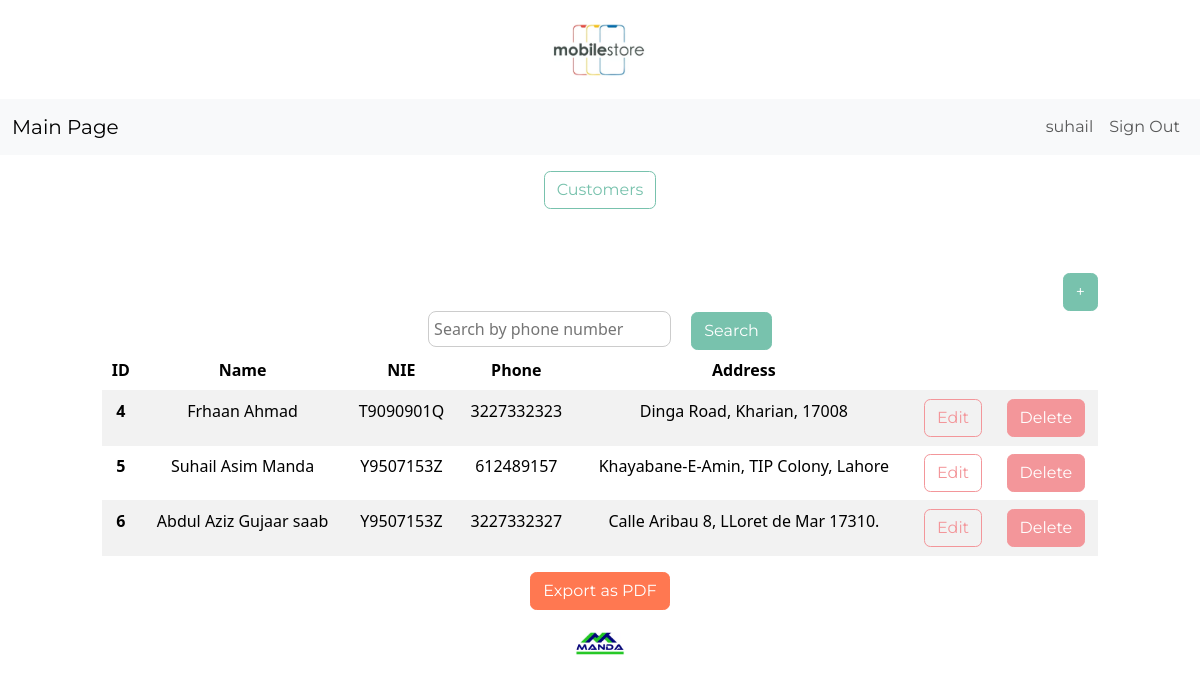
The app's page /dashboard2/ (signed in) with its own data.
### inventory/models.py (models this page shows, shortened)
class CustomerData(models.Model):
	cname = models.CharField(max_length=50)
	cnie = models.CharField(max_length=20)
	cphone = models.IntegerField()
	caddress = models.CharField (max_length=50)
	datec = models.DateTimeField(auto_now_add=True)
	user = models.ForeignKey(User, on_delete=models.CASCADE)

### inventory/views.py (the view)
# urls.py: path('dashboard2/', Dashboard2.as_view(), name='dashboard2'),
class Dashboard2(LoginRequiredMixin, View):
    def get(self, request):
        today = datetime.now()
        first_day_of_month = today.replace(day=1)
        query = request.GET.get("cphone", "")
        query = unquote(query).strip()
        if query:
            custs = CustomerData.objects.filter(cphone__icontains=query)
        else:
            custs = CustomerData.objects.filter(user=self.request.user.id).order_by("id")
        context = {
            "custs": custs,
        }
        return render(request, "inventory/dashboard2.html", context)

### inventory/templates/inventory/dashboard2.html (shortened to what this page needs)
{% extends 'inventory/base.html' %}
{% block content %}
<a href="{% url 'index' %}" class="btn btn-outline-primary my-3 mx-4">Customers</a>
	<div class="row">
		<div class="col-md-10 col-12 mx-auto mt-5">
			<div class="d-flex justify-content-end">
				<a href="{% url 'customeradd' %}" class="btn btn-primary">+</a>
			</div>
<form method="get" action="{% url 'dashboard2' %}">
		<input type="text" name="cphone" placeholder="Search by phone number" value="{{ request.GET.cphone }}" style="border-radius: 8px; border: 1px solid #ccc; padding: 5px;">
        <button type="submit" class="btn btn-primary ms-3">Search</button>
</form>
			<table class="table table-hover table-striped">
				<thead>
					<tr>
						<th scope="col">ID</th>
						<th scope="col">Name</th>
						<th scope="col">NIE</th>
						<th scope="col">Phone</th>
						<th scope="col">Address</th>
						<th scope="col"></th>
						<th scope="col"></th>
					</tr>
				</thead>
				<tbody>
					{% for itemcust in custs %}
					<tr>
						<th scope="row">{{ itemcust.id }}</th>
						<td>{{ itemcust.cname }}</td>
						<td>{{ itemcust.cnie }}</td>
						<td>{{ itemcust.cphone }}</td>
						<td>{{ itemcust.caddress }}</td>
						<td><a href="{% url 'cust-edit' itemcust.id %}" class="btn btn-outline-secondary">Edit</a></td>
						<td><a href="{% url 'cust-delete' itemcust.id %}" class="btn btn-secondary">Delete</a></td>
					</tr>
					{% endfor %}
				</tbody>
			</table>
<form method="GET" action="{% url 'export_customers_pdf' %}">
        <button type="submit" class="btn btn-danger">Export as PDF</button>
    </form>
		</div>
	</div>
{% endblock content %}

### inventory/templates/inventory/navigation.html (shortened to what this page needs)
<nav class="navbar navbar-expand-lg bg-light">
	<div class="container-fluid">
		<a class="navbar-brand" href="{% url 'index' %}">Main Page</a>
		<div class="collapse navbar-collapse justify-content-end" id="navbarNav">
			<ul class="navbar-nav">
				{% if user.is_authenticated %}
					<li class="nav-item">
						<a class="nav-link" href="#">{{ user.username }}</a>
					</li>
					<li class="nav-item">
						<a class="nav-link" href="{% url 'logout' %}">Sign Out</a>
					</li>
				{% endif %}
			</ul>
		</div>
	</div>
</nav>

### records on screen
CustomerData: id "4", cname "Frhaan Ahmad", cnie "T9090901Q", cphone "3227332323", caddress "Dinga Road, Kharian, 17008"
CustomerData: id "5", cname "Suhail Asim Manda", cnie "Y9507153Z", cphone "612489157", caddress "Khayabane-E-Amin, TIP Colony, Lahore"
CustomerData: id "6", cname "Abdul Aziz Gujaar saab", cnie "Y9507153Z", cphone "3227332327", caddress "Calle Aribau 8, LLoret de Mar 17310."

### other values on screen
{{ user.username }} "suhail"
